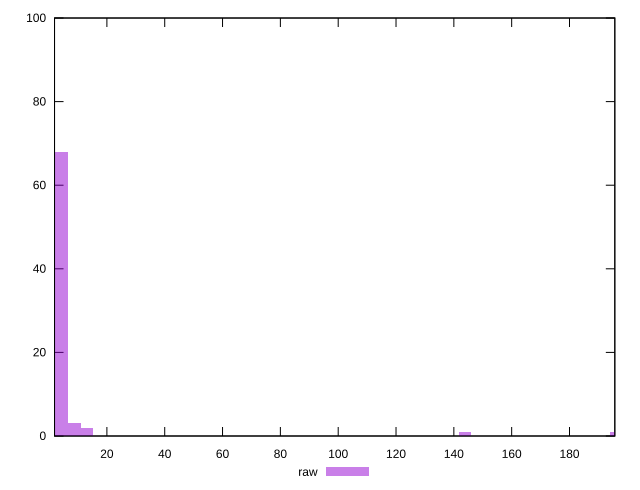

Reproduce this figure in gnuplot.
reset

$raw <<EOF
143.87667102145505 1
196.19546048380235 1
4.3598991218622745 68
13.079697365586824 2
0 25
8.719798243724549 3
EOF

set key outside below
set boxwidth 4.3598991218622745
set xrange [1.891:195.6740000000001]
set yrange [0:100]
set trange [0:100]
set style fill transparent solid 0.5 noborder
set terminal svg size 640, 490 enhanced background rgb 'white'
set output "report_00019_2021-02-10T18-14-37.922Z//server-response-time/samples/pages+cached/raw/histogram.svg"

plot $raw title "raw" with boxes

reset
